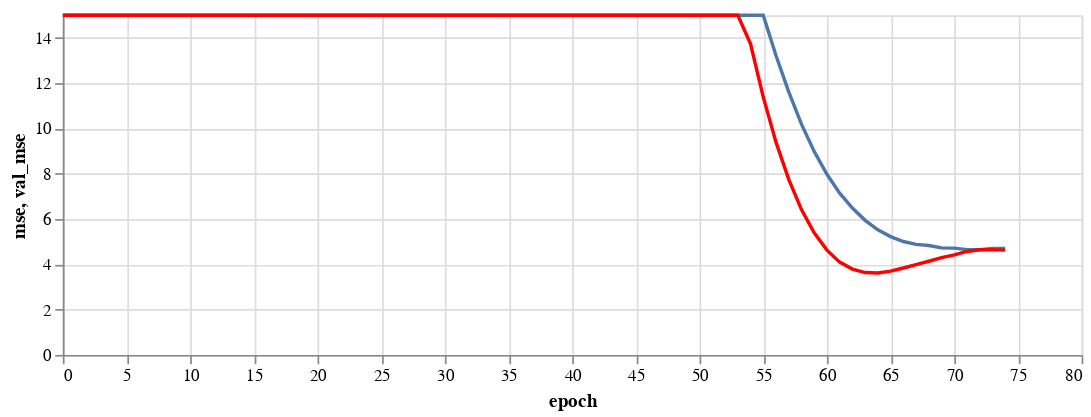

This figure's notebook cell:
### Code cell
train_error = alt.Chart(hist,height=200,width=600).mark_line().encode(alt.X('epoch'),alt.Y('mse',scale=alt.Scale(domain=[0,15],clamp=True)))
val_error = alt.Chart(hist,height=200,width=600).mark_line(color='red').encode(alt.X('epoch'),alt.Y('val_mse',scale=alt.Scale(domain=[0,15])))

train_error + val_error

### Figure 1 — Vega-Lite specification as saved in the notebook (floating-point values rounded to 4 significant figures)
{"config": {"view": {"continuousWidth": 400, "continuousHeight": 300}}, "layer": [{"mark": "line", "encoding": {"x": {"type": "quantitative", "field": "epoch"}, "y": {"type": "quantitative", "field": "mse", "scale": {"clamp": true, "domain": [0, 15]}}}, "height": 200, "width": 600}, {"mark": {"type": "line", "color": "red"}, "encoding": {"x": {"type": "quantitative", "field": "epoch"}, "y": {"type": "quantitative", "field": "val_mse", "scale": {"domain": [0, 15]}}}, "height": 200, "width": 600}], "data": {"name": "data-ce9f840b09291bba0f39aa8252749949"}, "$schema": "https://vega.github.io/schema/vega-lite/v4.8.1.json", "datasets": {"data-ce9f840b09291bba0f39aa8252749949": [{"loss": 716.9, "mae": 23.18, "mse": 716.9, "val_loss": 1070.0, "val_mae": 29.6, "val_mse": 1070.0, "epoch": 0}, {"loss": 661.0, "mae": 22.3, "mse": 661.0, "val_loss": 1001.0, "val_mae": 28.64, "val_mse": 1001.0, "epoch": 1}, {"loss": 622.0, "mae": 21.64, "mse": 622.0, "val_loss": 946.2, "val_mae": 27.84, "val_mse": 946.2, "epoch": 2}, {"loss": 590.1, "mae": 21.08, "mse": 590.1, "val_loss": 899.1, "val_mae": 27.13, "val_mse": 899.1, "epoch": 3}, {"loss": 562.1, "mae": 20.59, "mse": 562.1, "val_loss": 856.2, "val_mae": 26.47, "val_mse": 856.2, "epoch": 4}, {"loss": 536.6, "mae": 20.13, "mse": 536.6, "val_loss": 816.5, "val_mae": 25.85, "val_mse": 816.5, "epoch": 5}, {"loss": 512.9, "mae": 19.69, "mse": 512.9, "val_loss": 779.6, "val_mae": 25.25, "val_mse": 779.6, "epoch": 6}, {"loss": 490.9, "mae": 19.26, "mse": 490.9, "val_loss": 744.7, "val_mae": 24.68, "val_mse": 744.7, "epoch": 7}, {"loss": 469.8, "mae": 18.86, "mse": 469.8, "val_loss": 711.2, "val_mae": 24.12, "val_mse": 711.2, "epoch": 8}, {"loss": 449.5, "mae": 18.46, "mse": 449.5, "val_loss": 679.0, "val_mae": 23.56, "val_mse": 679.0, "epoch": 9}, {"loss": 430.2, "mae": 18.06, "mse": 430.2, "val_loss": 648.4, "val_mae": 23.02, "val_mse": 648.4, "epoch": 10}, {"loss": 411.5, "mae": 17.68, "mse": 411.5, "val_loss": 618.5, "val_mae": 22.48, "val_mse": 618.5, "epoch": 11}, {"loss": 393.7, "mae": 17.29, "mse": 393.7, "val_loss": 590.1, "val_mae": 21.95, "val_mse": 590.1, "epoch": 12}, {"loss": 376.2, "mae": 16.92, "mse": 376.2, "val_loss": 562.2, "val_mae": 21.43, "val_mse": 562.2, "epoch": 13}, {"loss": 359.2, "mae": 16.54, "mse": 359.2, "val_loss": 535.1, "val_mae": 20.9, "val_mse": 535.1, "epoch": 14}, {"loss": 342.7, "mae": 16.17, "mse": 342.7, "val_loss": 508.8, "val_mae": 20.37, "val_mse": 508.8, "epoch": 15}, {"loss": 326.7, "mae": 15.79, "mse": 326.7, "val_loss": 483.4, "val_mae": 19.86, "val_mse": 483.4, "epoch": 16}, {"loss": 311.3, "mae": 15.42, "mse": 311.3, "val_loss": 458.9, "val_mae": 19.34, "val_mse": 458.9, "epoch": 17}, {"loss": 296.2, "mae": 15.06, "mse": 296.2, "val_loss": 434.8, "val_mae": 18.82, "val_mse": 434.8, "epoch": 18}, {"loss": 281.5, "mae": 14.69, "mse": 281.5, "val_loss": 411.6, "val_mae": 18.31, "val_mse": 411.6, "epoch": 19}, {"loss": 267.4, "mae": 14.32, "mse": 267.4, "val_loss": 390.1, "val_mae": 17.82, "val_mse": 390.1, "epoch": 20}, {"loss": 254.6, "mae": 13.99, "mse": 254.6, "val_loss": 370.1, "val_mae": 17.36, "val_mse": 370.1, "epoch": 21}, {"loss": 242.2, "mae": 13.65, "mse": 242.2, "val_loss": 350.9, "val_mae": 16.89, "val_mse": 350.9, "epoch": 22}, {"loss": 230.4, "mae": 13.32, "mse": 230.4, "val_loss": 332.2, "val_mae": 16.43, "val_mse": 332.2, "epoch": 23}, {"loss": 218.8, "mae": 12.99, "mse": 218.8, "val_loss": 313.9, "val_mae": 15.97, "val_mse": 313.9, "epoch": 24}, {"loss": 207.6, "mae": 12.66, "mse": 207.6, "val_loss": 296.3, "val_mae": 15.51, "val_mse": 296.3, "epoch": 25}, {"loss": 196.7, "mae": 12.33, "mse": 196.7, "val_loss": 279.2, "val_mae": 15.05, "val_mse": 279.2, "epoch": 26}, {"loss": 186.0, "mae": 12.0, "mse": 186.0, "val_loss": 262.5, "val_mae": 14.59, "val_mse": 262.5, "epoch": 27}, {"loss": 175.7, "mae": 11.67, "mse": 175.7, "val_loss": 246.4, "val_mae": 14.12, "val_mse": 246.4, "epoch": 28}, {"loss": 165.7, "mae": 11.34, "mse": 165.7, "val_loss": 230.9, "val_mae": 13.66, "val_mse": 230.9, "epoch": 29}, {"loss": 156.0, "mae": 11.01, "mse": 156.0, "val_loss": 215.8, "val_mae": 13.2, "val_mse": 215.8, "epoch": 30}, {"loss": 146.6, "mae": 10.69, "mse": 146.6, "val_loss": 201.2, "val_mae": 12.74, "val_mse": 201.2, "epoch": 31}, {"loss": 137.4, "mae": 10.35, "mse": 137.4, "val_loss": 187.2, "val_mae": 12.28, "val_mse": 187.2, "epoch": 32}, {"loss": 128.7, "mae": 10.03, "mse": 128.7, "val_loss": 173.7, "val_mae": 11.82, "val_mse": 173.7, "epoch": 33}, {"loss": 120.2, "mae": 9.699, "mse": 120.2, "val_loss": 160.8, "val_mae": 11.36, "val_mse": 160.8, "epoch": 34}, {"loss": 112.0, "mae": 9.366, "mse": 112.0, "val_loss": 148.5, "val_mae": 10.91, "val_mse": 148.5, "epoch": 35}, {"loss": 104.2, "mae": 9.044, "mse": 104.2, "val_loss": 136.7, "val_mae": 10.45, "val_mse": 136.7, "epoch": 36}, {"loss": 96.76, "mae": 8.723, "mse": 96.76, "val_loss": 125.4, "val_mae": 10.0, "val_mse": 125.4, "epoch": 37}, {"loss": 89.69, "mae": 8.395, "mse": 89.69, "val_loss": 114.8, "val_mae": 9.556, "val_mse": 114.8, "epoch": 38}, {"loss": 82.83, "mae": 8.079, "mse": 82.83, "val_loss": 104.7, "val_mae": 9.119, "val_mse": 104.7, "epoch": 39}, {"loss": 76.3, "mae": 7.763, "mse": 76.3, "val_loss": 95.04, "val_mae": 8.691, "val_mse": 95.04, "epoch": 40}, {"loss": 70.15, "mae": 7.442, "mse": 70.15, "val_loss": 86.01, "val_mae": 8.27, "val_mse": 86.01, "epoch": 41}, {"loss": 64.23, "mae": 7.134, "mse": 64.23, "val_loss": 77.41, "val_mae": 7.846, "val_mse": 77.41, "epoch": 42}, {"loss": 58.65, "mae": 6.819, "mse": 58.65, "val_loss": 69.33, "val_mae": 7.425, "val_mse": 69.33, "epoch": 43}, {"loss": 53.37, "mae": 6.502, "mse": 53.37, "val_loss": 61.86, "val_mae": 7.012, "val_mse": 61.86, "epoch": 44}, {"loss": 48.44, "mae": 6.195, "mse": 48.44, "val_loss": 54.89, "val_mae": 6.602, "val_mse": 54.89, "epoch": 45}, {"loss": 43.8, "mae": 5.887, "mse": 43.8, "val_loss": 48.42, "val_mae": 6.196, "val_mse": 48.42, "epoch": 46}, {"loss": 39.45, "mae": 5.588, "mse": 39.45, "val_loss": 42.41, "val_mae": 5.791, "val_mse": 42.41, "epoch": 47}, {"loss": 35.43, "mae": 5.285, "mse": 35.43, "val_loss": 36.94, "val_mae": 5.394, "val_mse": 36.94, "epoch": 48}, {"loss": 31.67, "mae": 4.989, "mse": 31.67, "val_loss": 31.92, "val_mae": 5.001, "val_mse": 31.92, "epoch": 49}, {"loss": 28.22, "mae": 4.702, "mse": 28.22, "val_loss": 27.4, "val_mae": 4.615, "val_mse": 27.4, "epoch": 50}, {"loss": 25.08, "mae": 4.418, "mse": 25.08, "val_loss": 23.35, "val_mae": 4.237, "val_mse": 23.35, "epoch": 51}, {"loss": 22.2, "mae": 4.145, "mse": 22.2, "val_loss": 19.75, "val_mae": 3.882, "val_mse": 19.75, "epoch": 52}, {"loss": 19.55, "mae": 3.878, "mse": 19.55, "val_loss": 16.54, "val_mae": 3.53, "val_mse": 16.54, "epoch": 53}, {"loss": 17.18, "mae": 3.613, "mse": 17.18, "val_loss": 13.74, "val_mae": 3.186, "val_mse": 13.74, "epoch": 54}, {"loss": 15.1, "mae": 3.344, "mse": 15.1, "val_loss": 11.39, "val_mae": 2.898, "val_mse": 11.39, "epoch": 55}, {"loss": 13.22, "mae": 3.094, "mse": 13.22, "val_loss": 9.396, "val_mae": 2.688, "val_mse": 9.396, "epoch": 56}, {"loss": 11.62, "mae": 2.878, "mse": 11.62, "val_loss": 7.75, "val_mae": 2.494, "val_mse": 7.75, "epoch": 57}, {"loss": 10.19, "mae": 2.676, "mse": 10.19, "val_loss": 6.418, "val_mae": 2.306, "val_mse": 6.418, "epoch": 58}, {"loss": 8.986, "mae": 2.505, "mse": 8.986, "val_loss": 5.39, "val_mae": 2.128, "val_mse": 5.39, "epoch": 59}, {"loss": 7.976, "mae": 2.336, "mse": 7.976, "val_loss": 4.627, "val_mae": 1.958, "val_mse": 4.627, "epoch": 60}, {"loss": 7.141, "mae": 2.185, "mse": 7.141, "val_loss": 4.098, "val_mae": 1.826, "val_mse": 4.098, "epoch": 61}, {"loss": 6.487, "mae": 2.045, "mse": 6.487, "val_loss": 3.789, "val_mae": 1.72, "val_mse": 3.789, "epoch": 62}, {"loss": 5.943, "mae": 1.95, "mse": 5.943, "val_loss": 3.636, "val_mae": 1.619, "val_mse": 3.636, "epoch": 63}, {"loss": 5.523, "mae": 1.872, "mse": 5.523, "val_loss": 3.618, "val_mae": 1.531, "val_mse": 3.618, "epoch": 64}, {"loss": 5.224, "mae": 1.816, "mse": 5.224, "val_loss": 3.698, "val_mae": 1.466, "val_mse": 3.698, "epoch": 65}, {"loss": 5.007, "mae": 1.778, "mse": 5.007, "val_loss": 3.837, "val_mae": 1.456, "val_mse": 3.837, "epoch": 66}, {"loss": 4.878, "mae": 1.761, "mse": 4.878, "val_loss": 3.989, "val_mae": 1.484, "val_mse": 3.989, "epoch": 67}, {"loss": 4.83, "mae": 1.751, "mse": 4.83, "val_loss": 4.136, "val_mae": 1.515, "val_mse": 4.136, "epoch": 68}, {"loss": 4.728, "mae": 1.737, "mse": 4.728, "val_loss": 4.298, "val_mae": 1.545, "val_mse": 4.298, "epoch": 69}, {"loss": 4.714, "mae": 1.734, "mse": 4.714, "val_loss": 4.414, "val_mae": 1.564, "val_mse": 4.414, "epoch": 70}, {"loss": 4.65, "mae": 1.725, "mse": 4.65, "val_loss": 4.567, "val_mae": 1.588, "val_mse": 4.567, "epoch": 71}, {"loss": 4.645, "mae": 1.726, "mse": 4.645, "val_loss": 4.645, "val_mae": 1.599, "val_mse": 4.645, "epoch": 72}, {"loss": 4.702, "mae": 1.742, "mse": 4.702, "val_loss": 4.648, "val_mae": 1.599, "val_mse": 4.648, "epoch": 73}, {"loss": 4.702, "mae": 1.737, "mse": 4.702, "val_loss": 4.629, "val_mae": 1.596, "val_mse": 4.629, "epoch": 74}]}}
